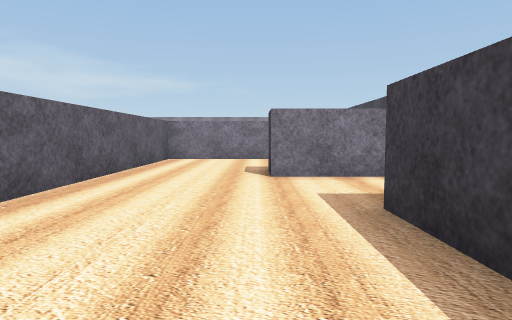
View 1 (above)

16 first-person views from a walk through a 3-D level made in the Unity game engine. The camera is 0.59 m above the floor, tilts 4° down and sees 75° across. The floor is counted in squares, 1 m on a side. Each view is taken from the middle of a square. On the plan, view 1 faces up. The plan holds only what a view shows up to about 9 squares ahead; the rest is blank. The player character is not drawn. Some surface patterns are stand-ins.

View 2
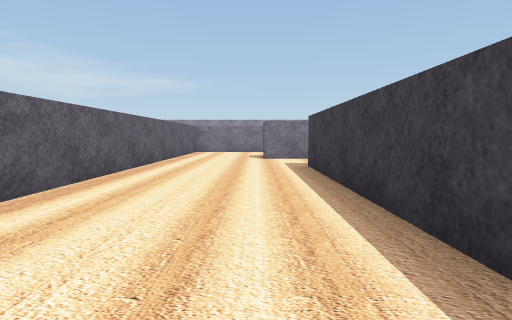

View 3
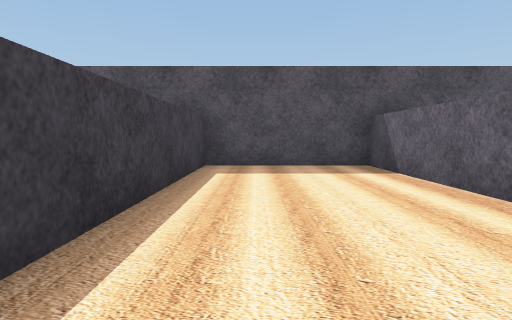

View 4
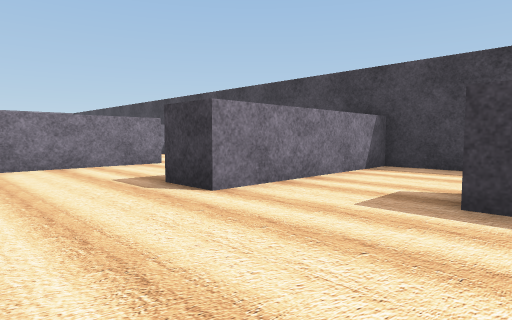

View 5
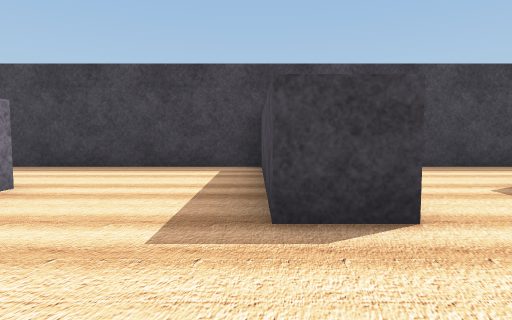

View 6
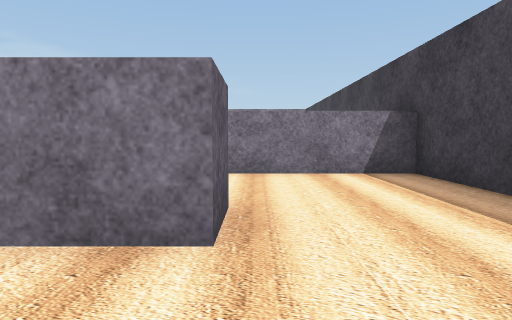

View 7
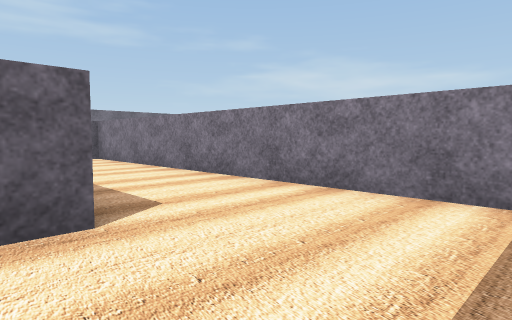

View 8
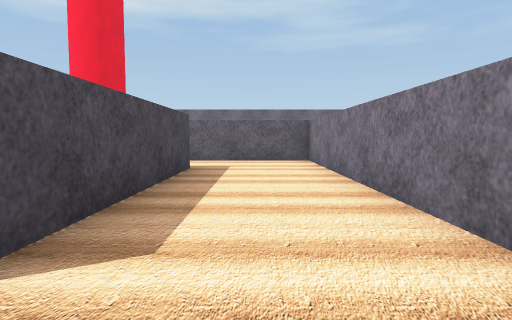

View 9
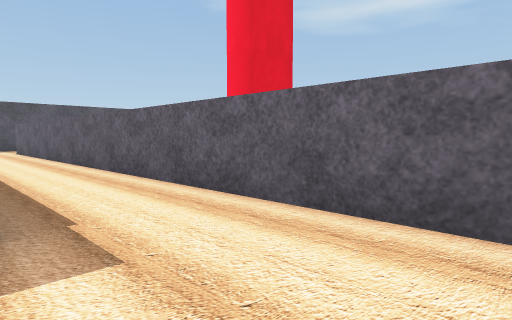

View 10
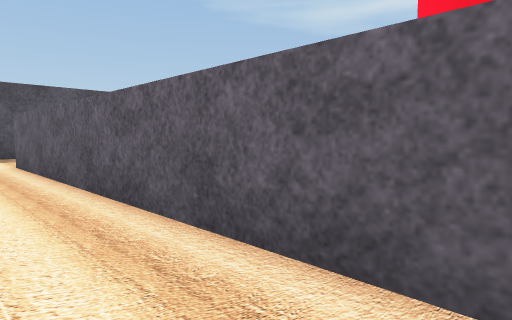

View 11
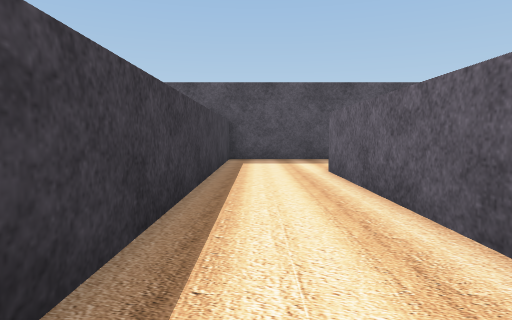

View 12
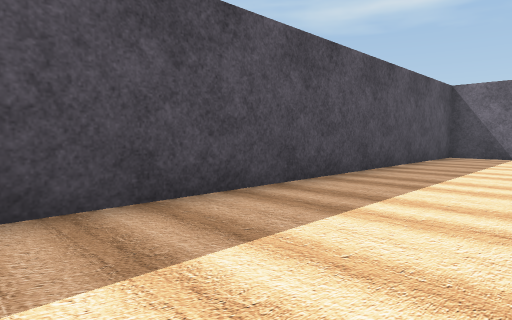

View 13
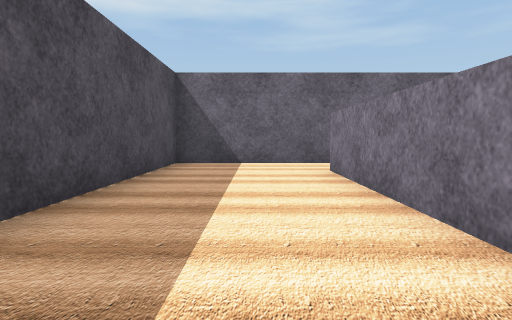

View 14
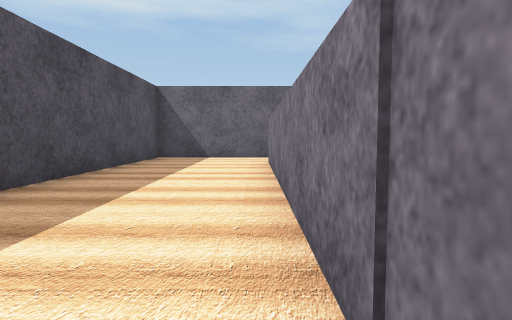

View 15
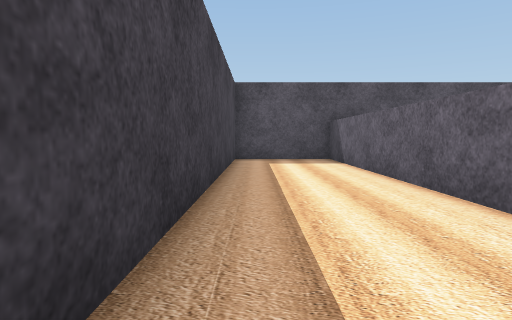

View 16
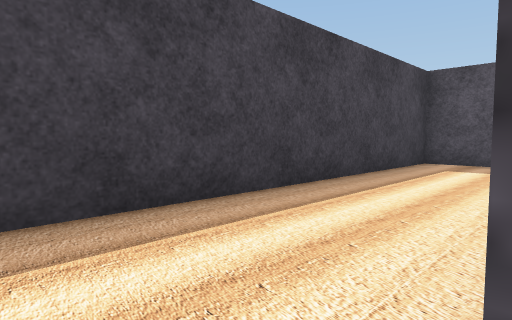

### Floor plan
Points are (right, up) in squares from view 1. A wall is a line through its corners. A room is listed if a view was taken in it or the views show most of it. See-through windows are left out.
Room 1 (views 1, 2, 3, 4, 5, 16)
walls: (2.6, 4.9) (0.2, 4.9) (0.2, 5.9); (0.6, 8.8) (-2.3, 8.8) (-2.3, -4.8) (1.1, -4.8) (1.1, 2.8)
ways out: opening at (1, 7.5) to room 2; opening at (1.5, 3.5) to room 4
Room 2 (views 6, 7, 8, 9, 10, 11)
walls: (1.8, 9.9) (1.8, 8.8) (0.6, 8.8); (0.2, 5.9) (4, 5.9); (4.5, 5.9) (4.5, 12.3) (-5.2, 12.3) (-5.2, -1.7); (-3.2, 9.8) (1.5, 9.8); (-3.3, -1.6) (-3.3, 3.1)
ways out: opening at (1, 7.5) to room 1; opening at (-4, -1) to room 3
Room 3 (views 12, 13, 14)
walls: (-5.2, -1.7) (-12.9, -1.7); (-14.5, -1.2) (-14.5, -4.8) (-3.3, -4.8) (-3.3, -1.6)
ways out: opening at (-4, -1) to room 2; opening at (-13.5, -1)
Room 4 (view 15)
walls: (2, 1.5) (2, -4.8) (4.5, -4.8) (4.5, 4.9) (2.6, 4.9)
ways out: opening at (1.5, 3.5) to room 1

Where each view was taken, in squares from view 1:
view 1: 0 up, 0 right, facing up
view 2: 4 down, 0 right, facing up
view 3: 2 up, 0 right, facing down
view 4: 2 up, 2 left, facing up-right
view 5: 6 up, 2 left, facing right
view 6: 7 up, 2 right, facing up
view 7: 9 up, 4 right, facing up-left
view 8: 11 up, 3 right, facing left
view 9: 12 up, 3 left, facing down-left
view 10: 6 up, 4 left, facing down-left
view 11: 4 up, 4 left, facing down
view 12: 2 down, 4 left, facing down-left
view 13: 3 down, 7 left, facing left
view 14: 2 down, 5 left, facing left
view 15: 4 up, 4 right, facing down
view 16: 3 up, 2 right, facing down-right
